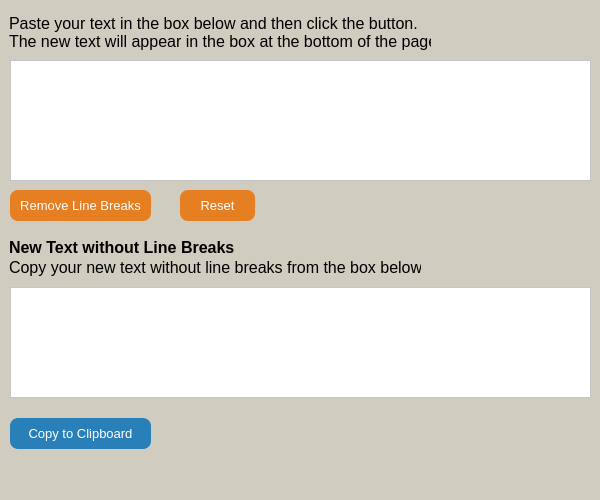
<?xml version="1.0" encoding="UTF-8"?>
<ui version="4.0">
 <class>MainWindow</class>
 <widget class="QMainWindow" name="MainWindow">
  <property name="geometry">
   <rect>
    <x>0</x>
    <y>0</y>
    <width>600</width>
    <height>500</height>
   </rect>
  </property>
  <property name="minimumSize">
   <size>
    <width>600</width>
    <height>500</height>
   </size>
  </property>
  <property name="maximumSize">
   <size>
    <width>600</width>
    <height>500</height>
   </size>
  </property>
  <property name="windowTitle">
   <string>Remove Line Breaks</string>
  </property>
  <property name="styleSheet">
   <string notr="true">background-color: #d1ccc0;</string>
  </property>
  <widget class="QWidget" name="centralwidget">
   <widget class="QLabel" name="label_2">
    <property name="geometry">
     <rect>
      <x>9</x>
      <y>236</y>
      <width>225</width>
      <height>22</height>
     </rect>
    </property>
    <property name="font">
     <font>
      <pointsize>12</pointsize>
      <bold>true</bold>
     </font>
    </property>
    <property name="styleSheet">
     <string notr="true"/>
    </property>
    <property name="text">
     <string>New Text without Line Breaks</string>
    </property>
   </widget>
   <widget class="QLabel" name="label">
    <property name="geometry">
     <rect>
      <x>9</x>
      <y>10</y>
      <width>422</width>
      <height>44</height>
     </rect>
    </property>
    <property name="font">
     <font>
      <pointsize>12</pointsize>
     </font>
    </property>
    <property name="text">
     <string>Paste your text in the box below and then click the button.
The new text will appear in the box at the bottom of the page.</string>
    </property>
   </widget>
   <widget class="QLabel" name="label_3">
    <property name="geometry">
     <rect>
      <x>9</x>
      <y>256</y>
      <width>412</width>
      <height>22</height>
     </rect>
    </property>
    <property name="font">
     <font>
      <pointsize>12</pointsize>
     </font>
    </property>
    <property name="text">
     <string>Copy your new text without line breaks from the box below.</string>
    </property>
   </widget>
   <widget class="QPushButton" name="remove_btn">
    <property name="geometry">
     <rect>
      <x>10</x>
      <y>190</y>
      <width>141</width>
      <height>31</height>
     </rect>
    </property>
    <property name="minimumSize">
     <size>
      <width>0</width>
      <height>30</height>
     </size>
    </property>
    <property name="font">
     <font>
      <pointsize>10</pointsize>
     </font>
    </property>
    <property name="cursor">
     <cursorShape>PointingHandCursor</cursorShape>
    </property>
    <property name="styleSheet">
     <string notr="true">background-color: #e67e22;
color: white;
border-radius: 8px;</string>
    </property>
    <property name="text">
     <string>Remove Line Breaks</string>
    </property>
   </widget>
   <widget class="QPushButton" name="reset_btn">
    <property name="geometry">
     <rect>
      <x>180</x>
      <y>190</y>
      <width>75</width>
      <height>31</height>
     </rect>
    </property>
    <property name="minimumSize">
     <size>
      <width>0</width>
      <height>30</height>
     </size>
    </property>
    <property name="font">
     <font>
      <pointsize>10</pointsize>
     </font>
    </property>
    <property name="cursor">
     <cursorShape>PointingHandCursor</cursorShape>
    </property>
    <property name="styleSheet">
     <string notr="true">background-color: #e67e22;
color: white;
border-radius: 8px;</string>
    </property>
    <property name="text">
     <string>Reset</string>
    </property>
   </widget>
   <widget class="QPushButton" name="copy_btn">
    <property name="geometry">
     <rect>
      <x>10</x>
      <y>418</y>
      <width>141</width>
      <height>31</height>
     </rect>
    </property>
    <property name="minimumSize">
     <size>
      <width>0</width>
      <height>30</height>
     </size>
    </property>
    <property name="font">
     <font>
      <pointsize>10</pointsize>
     </font>
    </property>
    <property name="cursor">
     <cursorShape>PointingHandCursor</cursorShape>
    </property>
    <property name="styleSheet">
     <string notr="true">background-color: #2980b9;
color: white;
border-radius: 8px;</string>
    </property>
    <property name="text">
     <string>Copy to Clipboard</string>
    </property>
   </widget>
   <widget class="QPlainTextEdit" name="plain_text">
    <property name="geometry">
     <rect>
      <x>10</x>
      <y>60</y>
      <width>581</width>
      <height>121</height>
     </rect>
    </property>
    <property name="font">
     <font>
      <pointsize>11</pointsize>
     </font>
    </property>
    <property name="styleSheet">
     <string notr="true">background-color: white;</string>
    </property>
    <property name="plainText">
     <string/>
    </property>
   </widget>
   <widget class="QPlainTextEdit" name="clear_text">
    <property name="geometry">
     <rect>
      <x>10</x>
      <y>287</y>
      <width>581</width>
      <height>111</height>
     </rect>
    </property>
    <property name="font">
     <font>
      <pointsize>11</pointsize>
     </font>
    </property>
    <property name="styleSheet">
     <string notr="true">background-color: white;</string>
    </property>
   </widget>
  </widget>
  <widget class="QMenuBar" name="menubar">
   <property name="geometry">
    <rect>
     <x>0</x>
     <y>0</y>
     <width>600</width>
     <height>22</height>
    </rect>
   </property>
  </widget>
  <widget class="QStatusBar" name="statusbar"/>
 </widget>
 <resources/>
 <connections/>
</ui>
